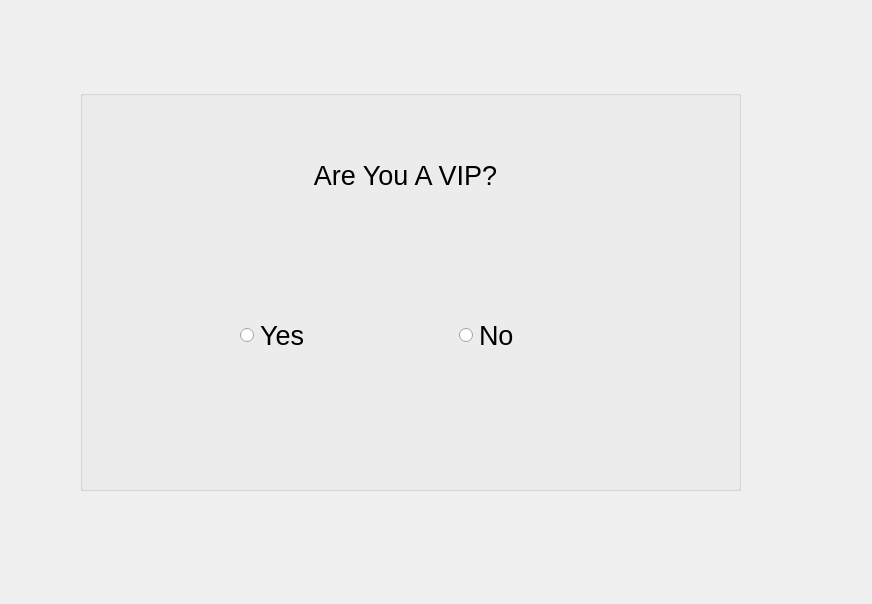
<?xml version="1.0" encoding="UTF-8"?>
<ui version="4.0">
 <class>VIP</class>
 <widget class="QDialog" name="VIP">
  <property name="geometry">
   <rect>
    <x>0</x>
    <y>0</y>
    <width>872</width>
    <height>604</height>
   </rect>
  </property>
  <property name="windowTitle">
   <string>Dialog</string>
  </property>
  <widget class="QGroupBox" name="groupBox">
   <property name="geometry">
    <rect>
     <x>80</x>
     <y>90</y>
     <width>661</width>
     <height>401</height>
    </rect>
   </property>
   <property name="title">
    <string/>
   </property>
   <widget class="QLabel" name="label">
    <property name="geometry">
     <rect>
      <x>60</x>
      <y>50</y>
      <width>531</width>
      <height>71</height>
     </rect>
    </property>
    <property name="text">
     <string>&lt;html&gt;&lt;head/&gt;&lt;body&gt;&lt;p align=&quot;center&quot;&gt;&lt;span style=&quot; font-size:20pt;&quot;&gt;Are You A VIP?&lt;/span&gt;&lt;/p&gt;&lt;/body&gt;&lt;/html&gt;</string>
    </property>
   </widget>
   <widget class="QWidget" name="">
    <property name="geometry">
     <rect>
      <x>160</x>
      <y>200</y>
      <width>431</width>
      <height>91</height>
     </rect>
    </property>
    <layout class="QHBoxLayout" name="horizontalLayout">
     <item>
      <widget class="QRadioButton" name="radioButton">
       <property name="font">
        <font>
         <pointsize>20</pointsize>
        </font>
       </property>
       <property name="text">
        <string>Yes</string>
       </property>
      </widget>
     </item>
     <item>
      <widget class="QRadioButton" name="radioButton_2">
       <property name="font">
        <font>
         <pointsize>20</pointsize>
        </font>
       </property>
       <property name="text">
        <string>No</string>
       </property>
      </widget>
     </item>
    </layout>
   </widget>
  </widget>
 </widget>
 <resources/>
 <connections/>
</ui>
